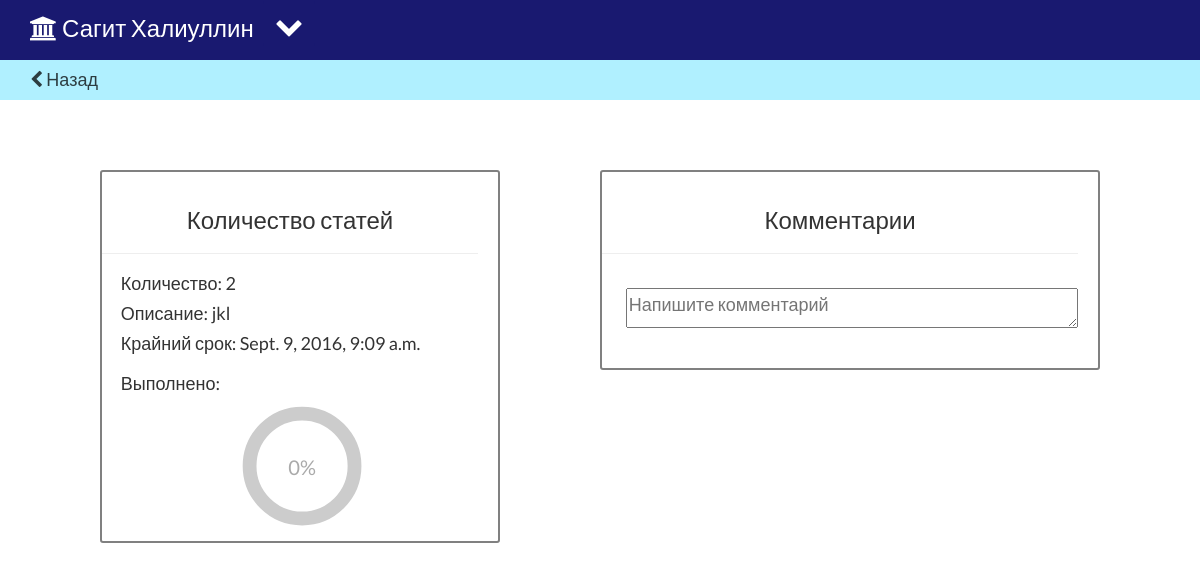
Screenshot of /app/kpi/36/ (signed in) with the database file from the repository.
### app/models.py (models this page shows, shortened)
class UserProfile(models.Model):
    user = models.OneToOneField(User)
    third_name = models.CharField(max_length=30)
    birth_date = models.DateField('birth date')
    position = models.ForeignKey('Position', related_name='users', blank=True, null=True)
    department = models.ForeignKey('Department', related_name='users', blank=True, null=True)
    def has_access(self, d,):
        return self.department in d.get_superiors()

class AssignedKPI(models.Model):
    assigner = models.ForeignKey(User, null=True)
    kpi = models.ForeignKey('KPI', verbose_name="KPI")
    department = models.ForeignKey('Department')
    amount = models.IntegerField(default=0, validators=[validate_non_negative], )
    complete = models.IntegerField(blank=True, default=0)
    datetime = models.DateTimeField(null=True, blank=True)
    comment = models.TextField(blank=True, verbose_name="Комментарий")
    deadline = models.DateTimeField(null=True, blank=True)
    budget = models.IntegerField(default=0, blank=True)
    report = models.CharField(max_length=500, blank=True)
    accepted = models.NullBooleanField(null=True, blank=True)
    datetimeaccept = models.DateTimeField(null=True, blank=True)
    def to_percent(self):
        percent = (float)(self.complete) / (float)(self.amount) * 100
        return round(percent, 1)

class KPI(models.Model):
    name = models.CharField(max_length=50, unique=True)

### app/views.py (the view, shortened to what this page needs)
# urls.py: url(r'^kpi/(?P<id_assigned_kpi>\d+)/$', views.kpi, name='kpi'),
def kpi(request, id_assigned_kpi):
    if not request.user.is_authenticated():
        return redirect('login')
    try:
        assigned_kpi = AssignedKPI.objects.get(id=id_assigned_kpi)
    except AssignedKPI.DoesNotExist:
        access_error = "Такого KPI не существует."
        return render(request, 'app/access_error.html', {'access_error': access_error})
    profile = UserProfile.objects.get(user=request.user)
    department = assigned_kpi.department
    args = {}
    args.update(csrf(request))
    args['access_flag']= profile.has_access(department)
    if department == profile.department or args['access_flag']:
        args.update(csrf(request))
        args['profile'] = profile
        args['assigned_kpi'] = assigned_kpi
        args['percent'] = assigned_kpi.to_percent()
        comment = Comments(sender=request.user, kpi=assigned_kpi, datetime=datetime.now())
        args['comment_form'] = CommentCreationForm(instance=comment)
        args['comments_set'] = Comments.objects.filter(kpi=assigned_kpi)
        if assigned_kpi.accepted is None:
            return render(request, 'app/kpi.html', args)
    else:
        access_error = "Вы не имеете доступа к данному KPI"
        return render(request, 'app/access_error.html', {'access_error': access_error})

### app/templates/app/forms.py
class CommentCreationForm(ModelForm):
    class Meta:
        model = Comments
        fields = {
            'text', 'sender', 'kpi', 'datetime',
        }
        widgets = {
            'sender': HiddenInput,
            'kpi': HiddenInput,
            'datetime': HiddenInput,
        }

### app/models.py (called while the page is built)
    def get_superiors(self, *superiors):
        superiors = list(superiors)
        if self.superior is not None:
            superiors.append(self.superior,)
            return self.superior.get_superiors(*superiors,)
        else:
            return superiors

### app/templates/app/kpi.html (shortened to what this page needs)
<!DOCTYPE html>
<html lang="en">
<head>
	{% load staticfiles %}
	<link href="{% static 'app/bootstrap/css/bootstrap.min.css' %}" rel="stylesheet" media="screen">
	<link rel="stylesheet" href="{% static 'app/style.css' %}">
    <link rel="stylesheet" href="{% static 'app/jquery.circliful.css' %}">
	<link rel="stylesheet" href="{% static 'app/font-awesome/css/font-awesome.min.css' %}">
</head>
<body>
<nav class="nv navbar navbar-default navbar-fixed-top">
	<div class="container">
		<div class="dropdown">
			<button class="btn btn-default dropdown-toggle btn-blue" type="button" id="dropdownMenu1"
					data-toggle="dropdown" aria-haspopup="true" aria-expanded="true">
				<i class="fa fa-chevron-down fa-2x" aria-hidden="true"></i> </button>
		</div>
		<h3 class="name1"><i class="fa fa-university" aria-hidden="true"></i> {{ profile.user.first_name }}
			{{ profile.user.last_name  }} &nbsp </h3>
	</div>
</nav>
<div class="nv-back divide-nav">
  <div class="back-link container">
	<h4 class="divide-text"><a href="/app/main/"><i class="fa fa-chevron-left" aria-hidden="true"></i>  Назад</a></h4>
  </div>
</div>
<div class="tasks">
    <div class="col-lg-4 col-lg-offset-1 col-md-4 col-md-offset-1 col-sm-10 col-sm-offset-1 asg-kpi">
        <h3 class="center-text">{{ assigned_kpi.kpi.name }}</h3>
        <hr>
        <div class="kpi-info">
            <h4 style="word-break: break-all">Количество: {{ assigned_kpi.amount }}</h4>
            <h4 style="word-break: break-all">Описание: {{ assigned_kpi.comment }}</h4>
		    <h4 style="word-break: break-all">Крайний срок: {{ assigned_kpi.deadline }}</h4>
		    <h4 style="word-break: break-all" class="done-line">Выполнено:</h4>
            <div id="circle"></div>
        </div>
    </div>
    <div class="col-lg-5 col-lg-offset-1 col-md-5 col-md-offset-1 col-sm-10 col-sm-offset-1 asg-kpi comments"
    id="comments">
        <h3 class="center-text">Комментарии</h3>
        <hr>
        <div class="kpi-info">
            <form action="/app/kpi/send_comment/" method="post">
                {{ comment_form }}
            </form>
        </div>
    </div>
</div>
</body>
</html>

### app/static/app/style.css (style rules this page uses)
@media (min-width: 1200px) { .tasks { padding-top: 70px; } }
@media (min-width: 1200px) { .asg-kpi { border: 2px solid grey; border-radius: 3px; background-color: white; } }
a { color: rgba(0, 0, 0, 0.75) }
body { padding-top: 60px; }
.nv { background-color: #191970; border: none; height: 60px; }
.dropdown { display: inline; }
.btn-blue { background-color: #191970; border: none; color: white; padding-top:12px; }
.center-text { padding-top: 15px; text-align: center; }
.name1 { margin-top: 15px; display: inline; color: white; float: left; }
.nv-back { background-color: rgb(176, 240, 255); height: 40px; width: 100%; }
.asg-kpi { background-color: white; padding: 0 20px 20px 0; }
.kpi-info { margin-left: 5%; line-height: 26px; font-size: 18px; }
#id_text { width: 100%; max-width: 100%; height: 40px; margin: 3% 0; }
.comments { max-height: 700px; overflow: scroll; }
.done-line { padding-top: 10px; }
#circle { width: 50%; margin: -30px 25%; }

### rows the page displays
UserProfile: user.first_name "Сагит", user.last_name "Халиуллин"
AssignedKPI: kpi.name "Количество статей", amount "2", comment "jkl", deadline "Sept. 9, 2016, 9:09 a.m."
